Frame 1 (no input): blank canvas, image omitted
Frame 60 (the mouse pressed at the canvas centre just before this capture): blank canvas, image omitted
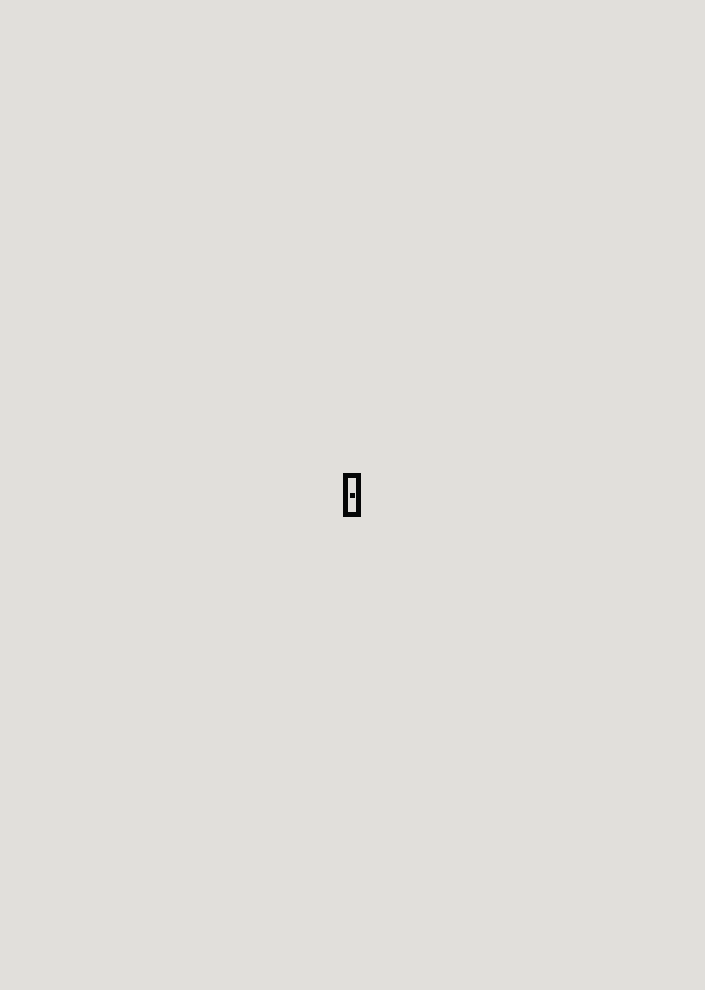
Frame 120 (the mouse held since frame 60 and released just before this capture)

The Processing sketch whose frames 1 and 60 were blank and that drew this single picture after the mouse press (run headless with seeded random() and noise(); from frame 60 on, the mouse is pressed at the canvas centre):

// Processing sketch: day1_1
// ── day1_1.pde
float xoff = 0.01;
float xxoff = 0.01;

int amp;
float gap = 10;
float mathInt;

void setup() {
  size(705, 990);
  rectMode(CENTER);
}


void draw() {
  float gridX = frameCount*0.01;
  amp = height;
  xoff = xoff + 0.01;
  xxoff = xxoff + 0.09;
  float n = noise(xoff) * 100;
  float m = noise(xxoff) * 100;
  background(#E1DFDB);
  //fill(#050606);
  noFill();

  //noStroke();
  translate(width/2, height/2);
  //rect(0, 0, 100, 100);
  gap = sin(frameCount*0.01)*100;

  for (int x = 0; x < gridX; x++) {
    for (int y = 0; y < gridX; y++ ) {
        mathInt = map(gap, 0, 500,20,frameCount);
      strokeWeight(5);
      stroke(#050606);
      rect(0,0,x*m,x*n);
    }
  }
}
